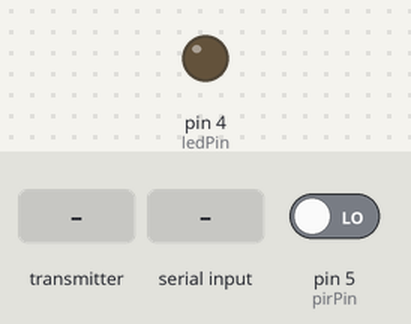
Bench run of a sketch on a simulated Arduino Uno, built with avr-gcc and run on an emulated ATmega328P. On the bench: output pins drawn as LEDs (lit = HIGH). Dashed ring = blinking. The test bench sets the inputs (shaded band); at power-on: pin 5 (pirPin) LOW. Random numbers use the default seed unless the sketch sets one; no radio packets arrive unless stated; what the sketch prints to the serial monitor is not drawn.

Above: at 11.2 s.
11.3 s: the transmitter starts sending _micros = 0
At 12.5 s:
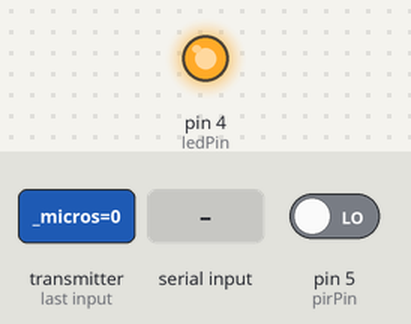
12.8 s: pin 5 (pirPin) driven HIGH
At 13.8 s:
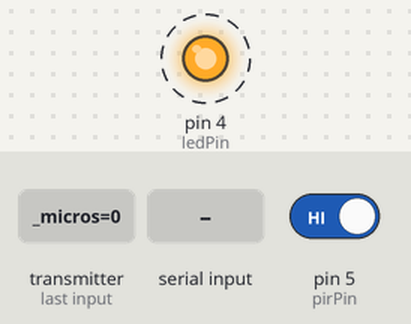
14.3 s: "T" received over Serial
15.8 s: "R" received over Serial
At 16.9 s:
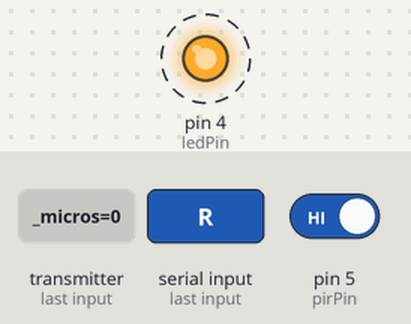
17.8 s: the transmitter starts sending value = 0
20.8 s: the transmitter starts sending _micros = 256
Timing chart, 0 to 71.3 s (numbered marks = the images above; inputs shaded):
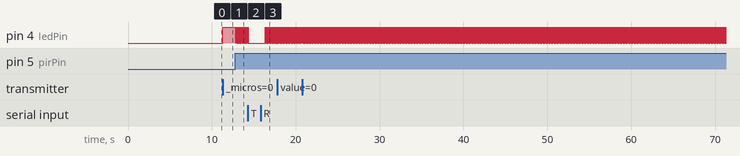

Measured:
- after the input at 11.3 s, pin 4 (ledPin): LOW → HIGH at once
- after the input at 12.8 s, pin 4 (ledPin): alternates HIGH for 0.02 s and LOW for 0.03 s, starting after 0.05 s
- after the input at 15.8 s, pin 4 (ledPin): alternates HIGH for 0.02 s and LOW for 0.03 s, starting after 0.55 s

The sketch:

peasantWithSensor.ino
```cpp
/*
General Peasant code. Recieves a signal from the master then sends something back.
*/

#include <SPI.h>
#include "RF24.h"

byte addresses[][6] = {"1Node","2Node","3Node","4Node"};
/****************** User Config ***************************/
/***      Set this radio as radio number 0 or 1         ***/
int radioNumber = 3;

/* Hardware configuration: Set up nRF24L01 radio on SPI bus plus pins 7 & 8 */
RF24 radio(7,8);
/**********************************************************/


// Used to control whether this node is sending or receiving
bool role = 0;
bool active = false;

struct dataStruct{
  unsigned long _micros;
  float value;
  int myRadio = 3;
}myData;

//the time we give the sensor to calibrate (10-60 secs according to the datasheet)
int calibrationTime = 10;

//the time when the sensor outputs a low impulse
long unsigned int lowIn;

//the amount of milliseconds the sensor has to be low
//before we assume all motion has stopped
long unsigned int pause = 5000;

boolean lockLow = true;
boolean takeLowTime;

int pirPin = 5;    //the digital pin connected to the PIR sensor's output
int ledPin = 4;
int state =0;

void setup() {

  Serial.begin(115200);
  Serial.println(F("RF24/examples/GettingStarted_HandlingData"));
  Serial.println(F("*** PRESS 'T' to begin transmitting to the other node"));

  pinMode(pirPin, INPUT);
  pinMode(ledPin, OUTPUT);
  digitalWrite(pirPin, LOW);

  //give the sensor some time to calibrate
  Serial.print("calibrating sensor ");
    for(int i = 0; i < calibrationTime; i++){
      Serial.print(".");
      delay(1000);
      }
  Serial.println(" done");
  Serial.println("SENSOR ACTIVE");
  delay(50);

  radio.begin();

  // Set the PA Level low to prevent power supply related issues since this is a
 // getting_started sketch, and the likelihood of close proximity of the devices. RF24_PA_MAX is default.
  radio.setPALevel(RF24_PA_LOW);

  // Open a writing and reading pipe on each radio, with opposite addresses
  if(radioNumber == 0){

    radio.openWritingPipe(addresses[random(1,5)]);
    radio.openReadingPipe(1,addresses[0]);

  }
  else if(radioNumber == 1){
   Serial.print("I am radio 1");
    radio.openWritingPipe(addresses[0]);
    radio.openReadingPipe(1,addresses[1]);
  }
  else if (radioNumber == 2){
    Serial.println("I am radio number 2");
    radio.openWritingPipe(addresses[0]);
    radio.openReadingPipe(1,addresses[2]);

  }
  else if (radioNumber == 3){
    Serial.println("I am radio number 3");
    radio.openWritingPipe(addresses[0]);
    radio.openReadingPipe(1,addresses[3]);
  } else if (radioNumber == 4){
     Serial.println("I am radio number 4");
     radio.openWritingPipe(addresses[0]);
     radio.openReadingPipe(1,addresses[4]);
  }

  myData.value = 1.22;
  // Start the radio listening for data
  radio.startListening();
}


void loop() {


/****************** Ping Out Role ***************************/
if (role == 1)  {

    radio.stopListening();                                    // First, stop listening so we can talk.


    Serial.println(F("Now sending"));

    myData._micros = micros();
     if (!radio.write( &myData, sizeof(myData) )){
       Serial.println(F("failed"));
     }

    radio.startListening();                                    // Now, continue listening

    unsigned long started_waiting_at = micros();               // Set up a timeout period, get the current microseconds
    boolean timeout = false;                                   // Set up a variable to indicate if a response was received or not

    while ( ! radio.available() ){                             // While nothing is received
      if (micros() - started_waiting_at > 200000 ){            // If waited longer than 200ms, indicate timeout and exit while loop
          timeout = true;
          break;
      }
    }

    if ( timeout ){                                             // Describe the results
        Serial.println(F("Failed, response timed out."));
    }else{
                                                                // Grab the response, compare, and send to debugging spew
        radio.read( &myData, sizeof(myData) );
        unsigned long time = micros();

        // Spew it
        Serial.print(F("Sent "));
        Serial.print(time);
        Serial.print(F(", Got response "));
        Serial.print(myData._micros);
        Serial.print(F(", Round-trip delay "));
        Serial.print(time-myData._micros);
        Serial.print(F(" microseconds Value "));
        Serial.println(myData.value);
    }

    // Try again 1s later
    delay(1000);
  }


/****************** Pong Back Role ***************************/

  if ( role == 0 )
  {

    if( radio.available()){
                                                           // Variable for the received timestamp
      while (radio.available()) {                          // While there is data ready
        radio.read( &myData, sizeof(myData) );             // Get the payload
      }

      myData.myRadio = radioNumber;
      radio.stopListening();                               // First, stop listening so we can talk
      myData.value += 0.01;                                // Increment the float value
      active = true;

      digitalWrite(ledPin, HIGH);                          //Turn on LED

      while(active){
        state = digitalRead(pirPin);
        delay(20);                                            //debouncing?!
        if(state == 1){
          Serial.println("Motion motion motion!!");
          radio.write( &myData, sizeof(myData) );              // Send the final one back.
          radio.startListening();                              // Now, resume listening so we catch the next packets.
          Serial.print(F("Sent response "));
          Serial.print(myData._micros);
          Serial.print(F(" : "));
          Serial.println(myData.value);
          active = false;
      }
   }

      digitalWrite(ledPin, LOW);
    }
 }


/****************** Change Roles via Serial Commands ***************************/

  if ( Serial.available() )
  {
    char c = toupper(Serial.read());
    if ( c == 'T' && role == 0 ){
      Serial.print(F("*** CHANGING TO TRANSMIT ROLE -- PRESS 'R' TO SWITCH BACK"));
      role = 1;                  // Become the primary transmitter (ping out)

   }
  else if ( c == 'R' && role == 1 ){
      Serial.println(F("*** CHANGING TO RECEIVE ROLE -- PRESS 'T' TO SWITCH BACK"));
       role = 0;                // Become the primary receiver (pong back)
       radio.startListening();
    }

  }


} // Loop
```
